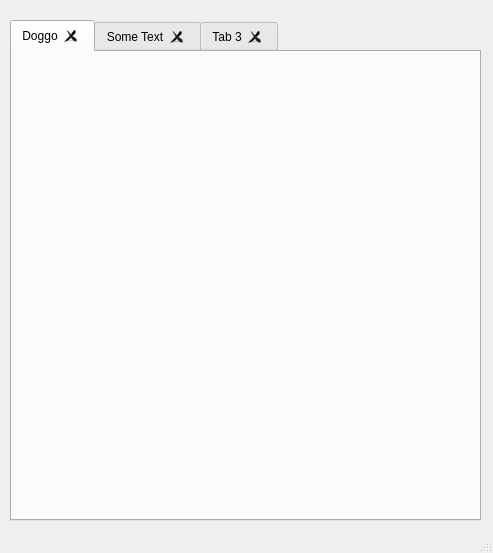
<?xml version="1.0" encoding="UTF-8"?>
<ui version="4.0">
 <class>MainWindow</class>
 <widget class="QMainWindow" name="MainWindow">
  <property name="geometry">
   <rect>
    <x>0</x>
    <y>0</y>
    <width>493</width>
    <height>553</height>
   </rect>
  </property>
  <property name="windowTitle">
   <string>MainWindow</string>
  </property>
  <widget class="QWidget" name="centralwidget">
   <widget class="QTabWidget" name="tabWidget">
    <property name="geometry">
     <rect>
      <x>10</x>
      <y>20</y>
      <width>471</width>
      <height>501</height>
     </rect>
    </property>
    <property name="tabPosition">
     <enum>QTabWidget::North</enum>
    </property>
    <property name="tabShape">
     <enum>QTabWidget::Rounded</enum>
    </property>
    <property name="currentIndex">
     <number>0</number>
    </property>
    <property name="documentMode">
     <bool>false</bool>
    </property>
    <property name="tabsClosable">
     <bool>true</bool>
    </property>
    <property name="movable">
     <bool>false</bool>
    </property>
    <property name="tabBarAutoHide">
     <bool>false</bool>
    </property>
    <widget class="QWidget" name="tab">
     <attribute name="title">
      <string>Doggo</string>
     </attribute>
     <widget class="QLabel" name="label">
      <property name="geometry">
       <rect>
        <x>10</x>
        <y>10</y>
        <width>461</width>
        <height>451</height>
       </rect>
      </property>
      <property name="text">
       <string/>
      </property>
      <property name="pixmap">
       <pixmap>../Users/X'Tian/Pictures/pupp.jpg</pixmap>
      </property>
     </widget>
    </widget>
    <widget class="QWidget" name="tab_2">
     <attribute name="title">
      <string>Some Text</string>
     </attribute>
     <widget class="QLabel" name="label_2">
      <property name="geometry">
       <rect>
        <x>40</x>
        <y>180</y>
        <width>401</width>
        <height>201</height>
       </rect>
      </property>
      <property name="font">
       <font>
        <pointsize>36</pointsize>
       </font>
      </property>
      <property name="text">
       <string>This is text! Tab 2</string>
      </property>
     </widget>
    </widget>
    <widget class="QWidget" name="tab_3">
     <attribute name="title">
      <string>Tab 3</string>
     </attribute>
    </widget>
   </widget>
  </widget>
  <widget class="QMenuBar" name="menubar">
   <property name="geometry">
    <rect>
     <x>0</x>
     <y>0</y>
     <width>493</width>
     <height>21</height>
    </rect>
   </property>
  </widget>
  <widget class="QStatusBar" name="statusbar"/>
 </widget>
 <resources/>
 <connections/>
</ui>
